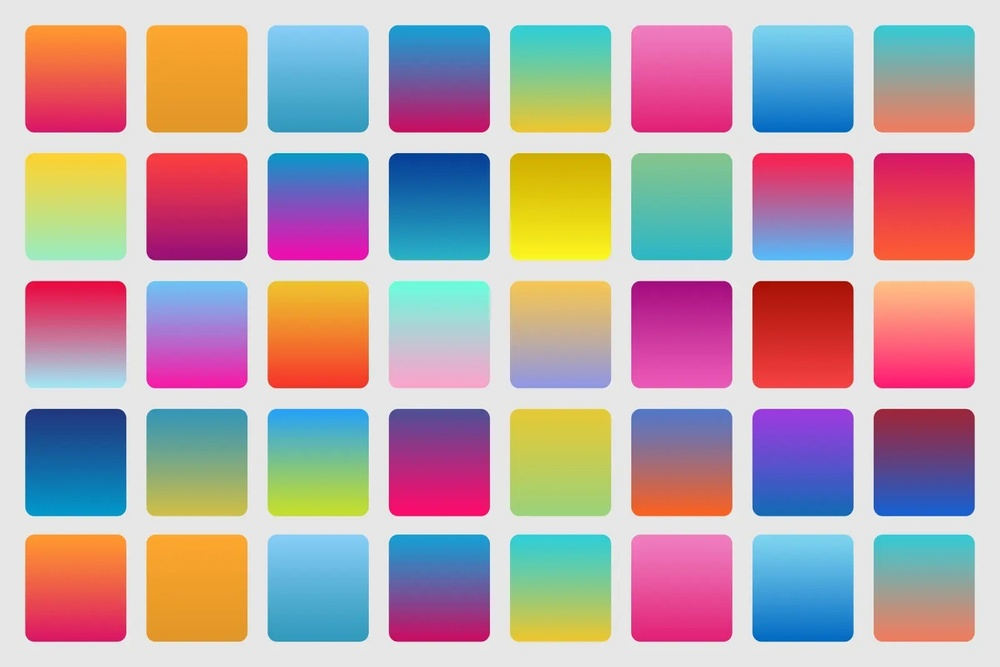
#> input picture Ass-3/InputImage.jpg, 1000 x 667 px, shrunk from 1600 x 1067 before the run, found by its file name
$ python Low_and_high_pass_filter.py
#> lines starting #> are read from the running program, lines starting #| are printed output that depends on the picture
import cv2
import numpy as np
import matplotlib.pyplot as plt


# Load image (grayscale)
img_path = r'C:\Users\91986\Desktop\InputImage.jpg'
img = cv2.imread(img_path, cv2.IMREAD_GRAYSCALE)
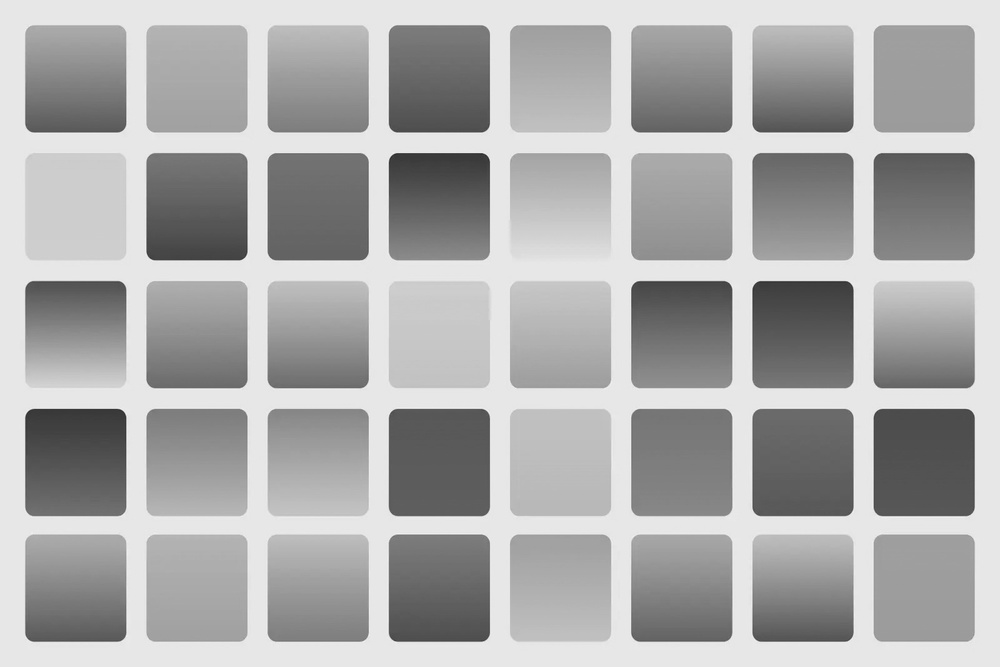
#> img: shape (667, 1000); min 39, max 247, mean 171.9

# Check if image loaded properly
if img is None:
    raise ValueError("Image not found. Check the file path.")

# FFT
f = np.fft.fft2(img)
f_shift = np.fft.fftshift(f)

# Image dimensions
rows, cols = img.shape
#> rows = 667; cols = 1000
center_row, center_col = rows // 2, cols // 2
#> center_row = 333; center_col = 500

# Create Low Pass Mask
mask_size = 30
low_pass_mask = np.zeros((rows, cols), np.uint8)
low_pass_mask[center_row-mask_size:center_row+mask_size,
              center_col-mask_size:center_col+mask_size] = 1

# High Pass Mask
high_pass_mask = 1 - low_pass_mask

# Apply filters
low_pass = np.fft.ifft2(np.fft.ifftshift(f_shift * low_pass_mask))
high_pass = np.fft.ifft2(np.fft.ifftshift(f_shift * high_pass_mask))

# Convert to magnitude
low_pass_img = np.abs(low_pass)
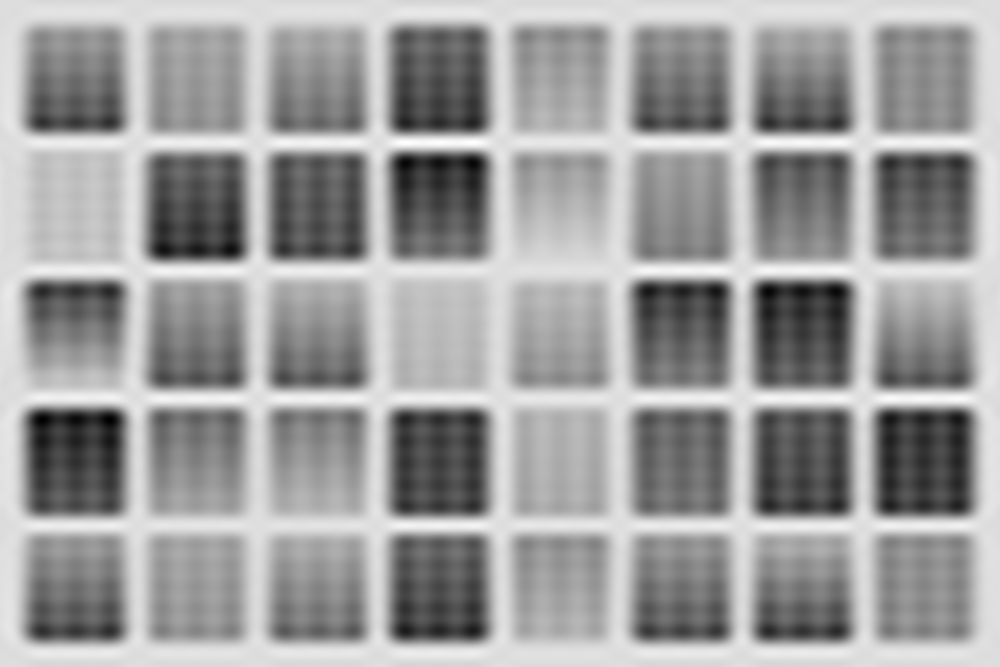
#> low_pass_img: shape (667, 1000) float64; min 22.75, max 262.6, mean 171.9; drawn with min black and max white
high_pass_img = np.abs(high_pass)
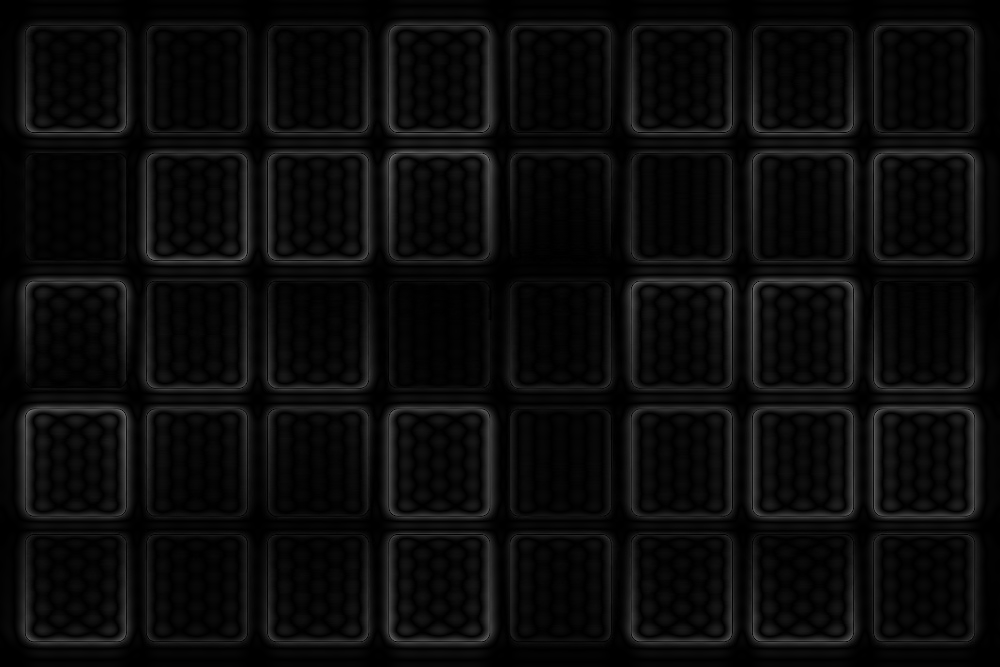
#> high_pass_img: shape (667, 1000) float64; min 0.00143, max 114.7, mean 11.4

# Normalize for better display
low_pass_img = cv2.normalize(low_pass_img, None, 0, 255, cv2.NORM_MINMAX)
high_pass_img = cv2.normalize(high_pass_img, None, 0, 255, cv2.NORM_MINMAX)
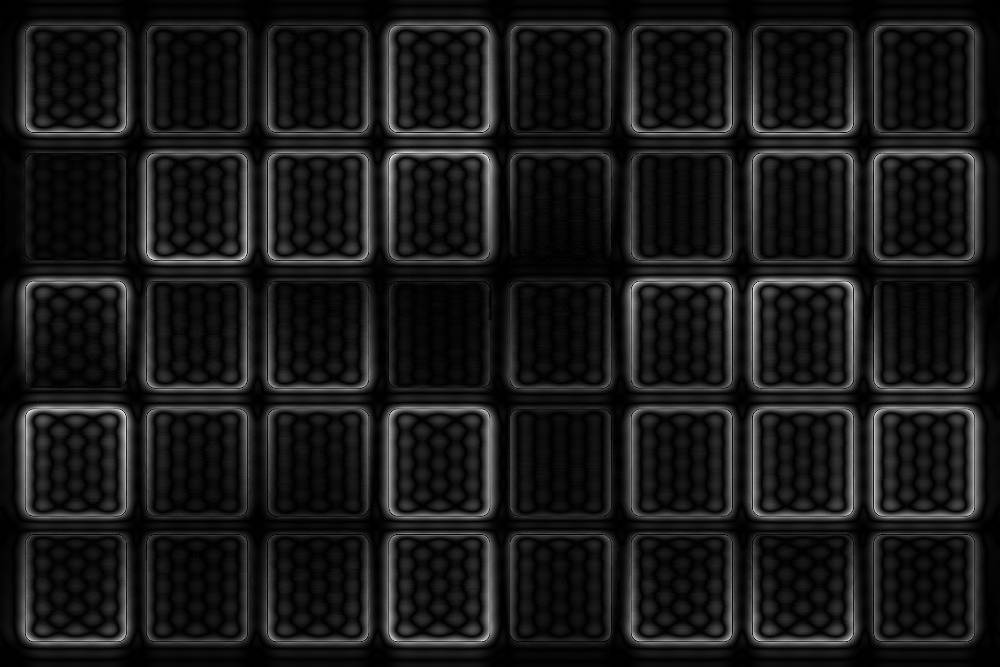
#> high_pass_img: shape (667, 1000) float64; min 1e-19, max 255, mean 25.3; drawn with min black and max white

# Plot results
plt.figure(figsize=(12, 5))

titles = ["Original Image", "Low Pass Filter", "High Pass Filter"]
images = [img, low_pass_img, high_pass_img]

for i in range(3):
    plt.subplot(1, 3, i+1)
    plt.imshow(images[i], cmap='gray')
    plt.title(titles[i])
    plt.axis('off')

plt.tight_layout()
plt.show()
